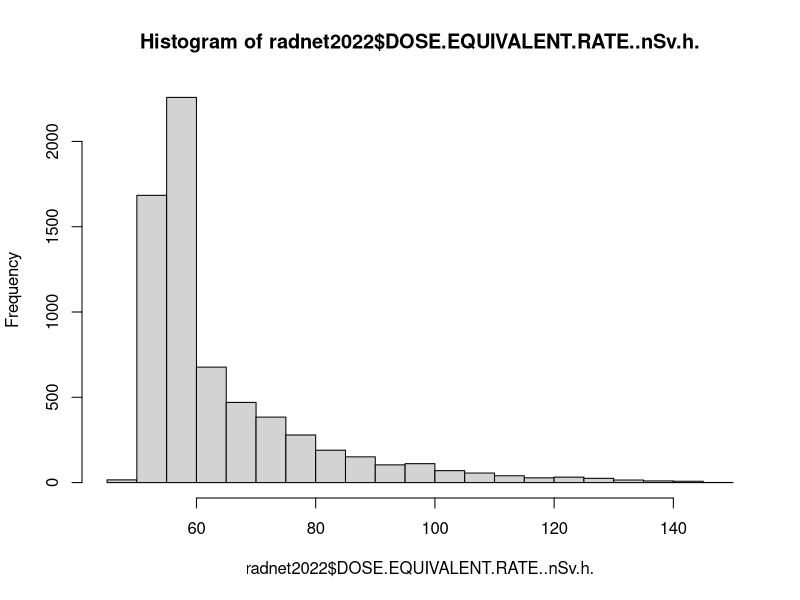
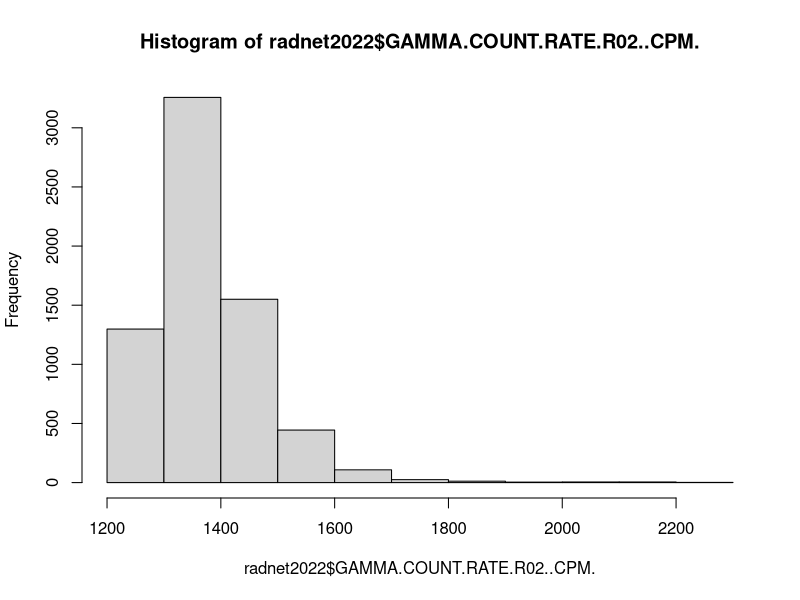
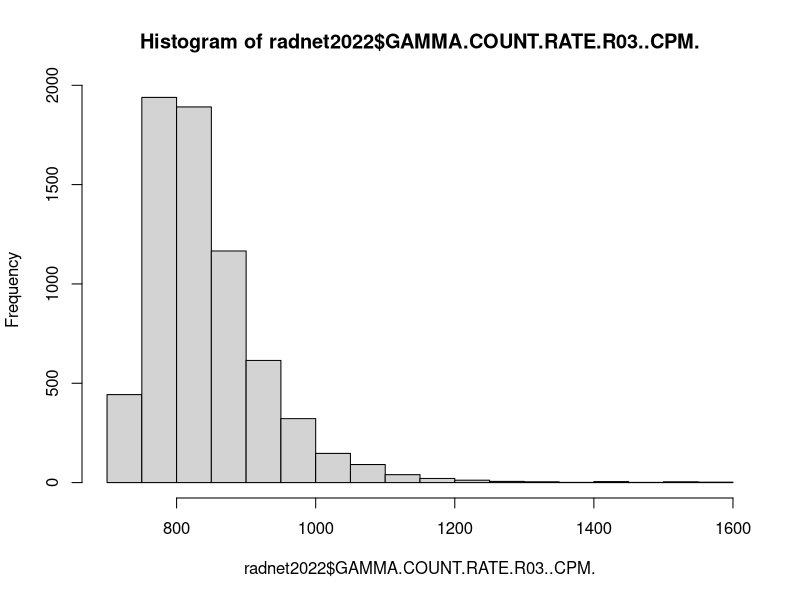
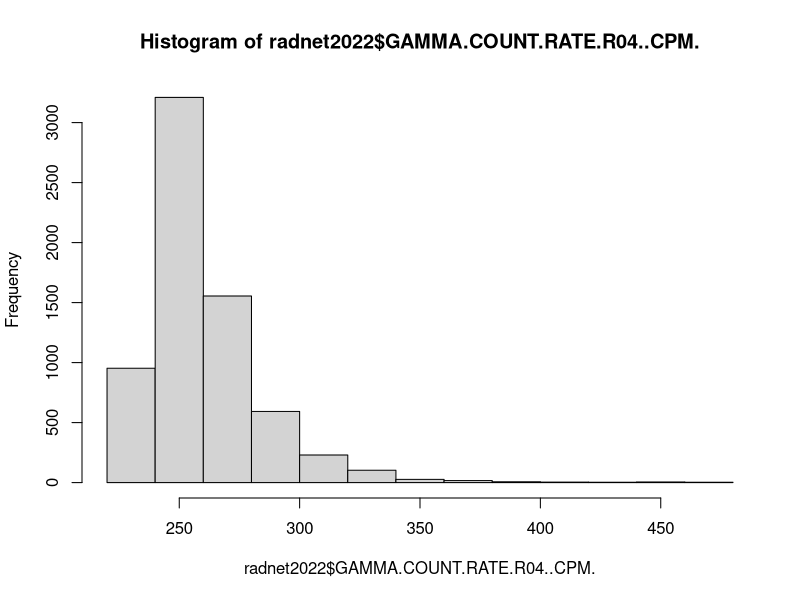
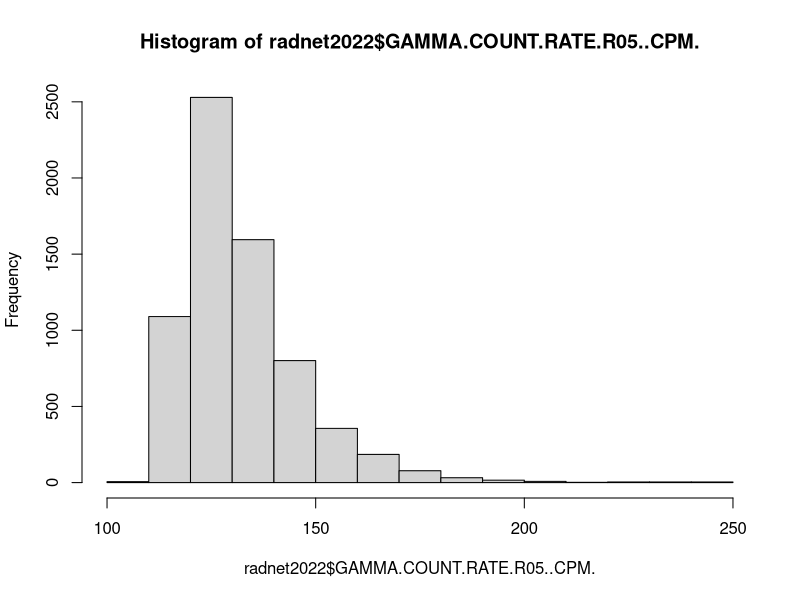
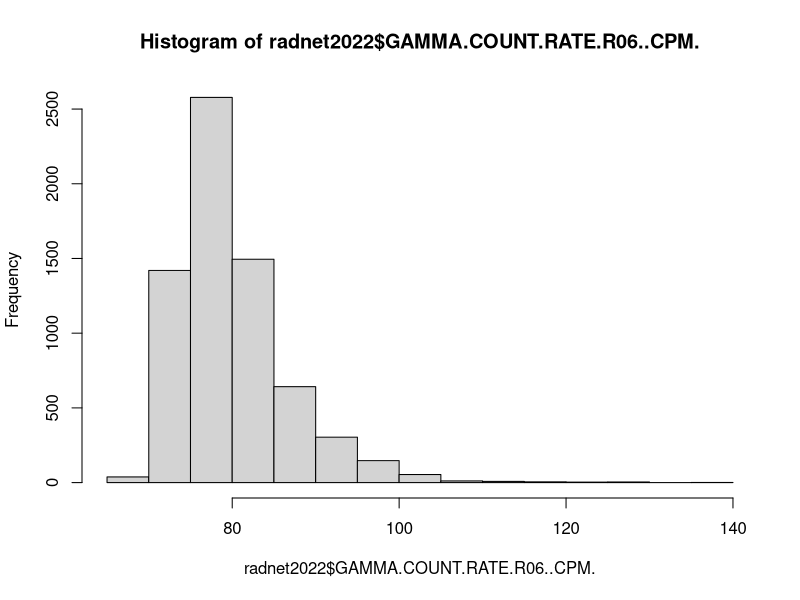
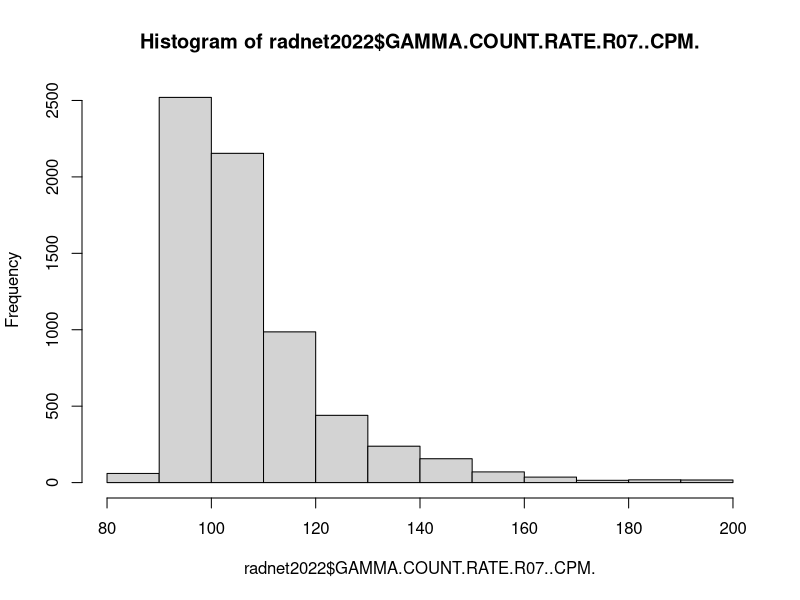
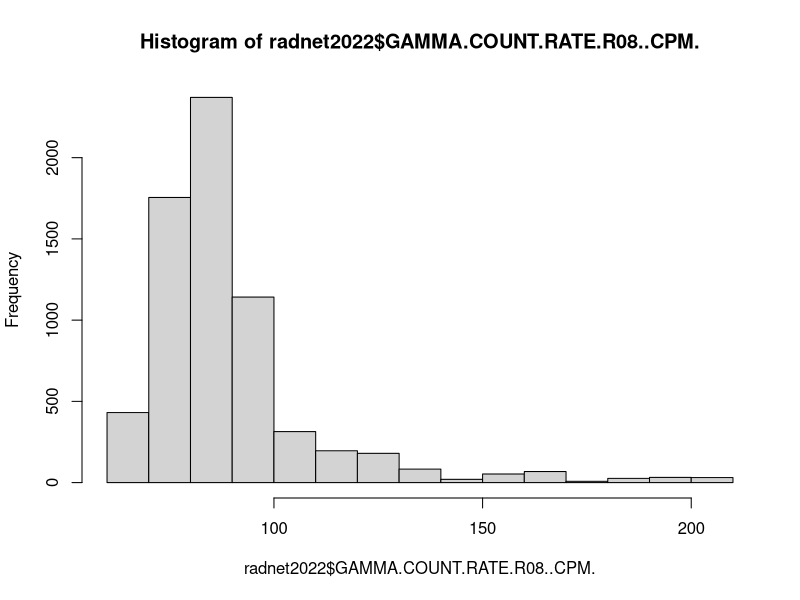

Recreate these plots in R, in order.
library("xts")
library("ggplot2")


# Analysis of radioactivity data in Carlsbad, New Mexico


radnet2022 <- read.csv("Data/NM_CARLSBAD_2022.csv")

# Data collected approximately every hour

radnet2022$SAMPLE.COLLECTION.TIME

# Histograms of Gamma particles

hist(radnet2022$DOSE.EQUIVALENT.RATE..nSv.h.)
hist(radnet2022$GAMMA.COUNT.RATE.R02..CPM.)
hist(radnet2022$GAMMA.COUNT.RATE.R03..CPM.)
hist(radnet2022$GAMMA.COUNT.RATE.R04..CPM.)
hist(radnet2022$GAMMA.COUNT.RATE.R05..CPM.)
hist(radnet2022$GAMMA.COUNT.RATE.R06..CPM.)
hist(radnet2022$GAMMA.COUNT.RATE.R07..CPM.)
hist(radnet2022$GAMMA.COUNT.RATE.R08..CPM.)
hist(radnet2022$GAMMA.COUNT.RATE.R09..CPM.)

head(radnet2022$SAMPLE.COLLECTION.TIME)

radnet2022$SAMPLE.COLLECTION.TIME <- (as.POSIXct(strptime(radnet2022$SAMPLE.COLLECTION.TIME, "%m/%d/%Y %H:%M:%S"), 
           tryFormats = "%m/%d/%Y %H:%M:%S", tz = "UTC"))


ggplot(data = radnet2022 , aes(x=SAMPLE.COLLECTION.TIME, y = GAMMA.COUNT.RATE.R02..CPM.)) +
  geom_path(col = 'darkblue', alpha=.5)
ggplot(data = radnet2022 , aes(x=SAMPLE.COLLECTION.TIME, y = GAMMA.COUNT.RATE.R03..CPM.)) +
  geom_path(col = 'darkblue', alpha=.5)
ggplot(data = radnet2022 , aes(x=SAMPLE.COLLECTION.TIME, y = GAMMA.COUNT.RATE.R04..CPM.)) +
  geom_path(col = 'darkblue', alpha=.5)
ggplot(data = radnet2022 , aes(x=SAMPLE.COLLECTION.TIME, y = GAMMA.COUNT.RATE.R05..CPM.)) +
  geom_path(col = 'darkblue', alpha=.5)
ggplot(data = radnet2022 , aes(x=SAMPLE.COLLECTION.TIME, y = GAMMA.COUNT.RATE.R06..CPM.)) +
  geom_path(col = 'darkblue', alpha=.5)
ggplot(data = radnet2022 , aes(x=SAMPLE.COLLECTION.TIME, y = GAMMA.COUNT.RATE.R07..CPM.)) +
  geom_path(col = 'darkblue', alpha=.5)
ggplot(data = radnet2022 , aes(x=SAMPLE.COLLECTION.TIME, y = GAMMA.COUNT.RATE.R08..CPM.)) +
  geom_path(col = 'darkblue', alpha=.5)
ggplot(data = radnet2022 , aes(x=SAMPLE.COLLECTION.TIME, y = GAMMA.COUNT.RATE.R09..CPM.)) +
  geom_path(col = 'darkblue', alpha=.5)
ggplot(data = radnet2022 , aes(x=SAMPLE.COLLECTION.TIME, y = DOSE.EQUIVALENT.RATE..nSv.h.)) +
  geom_path(col = 'darkblue', alpha=.5)
